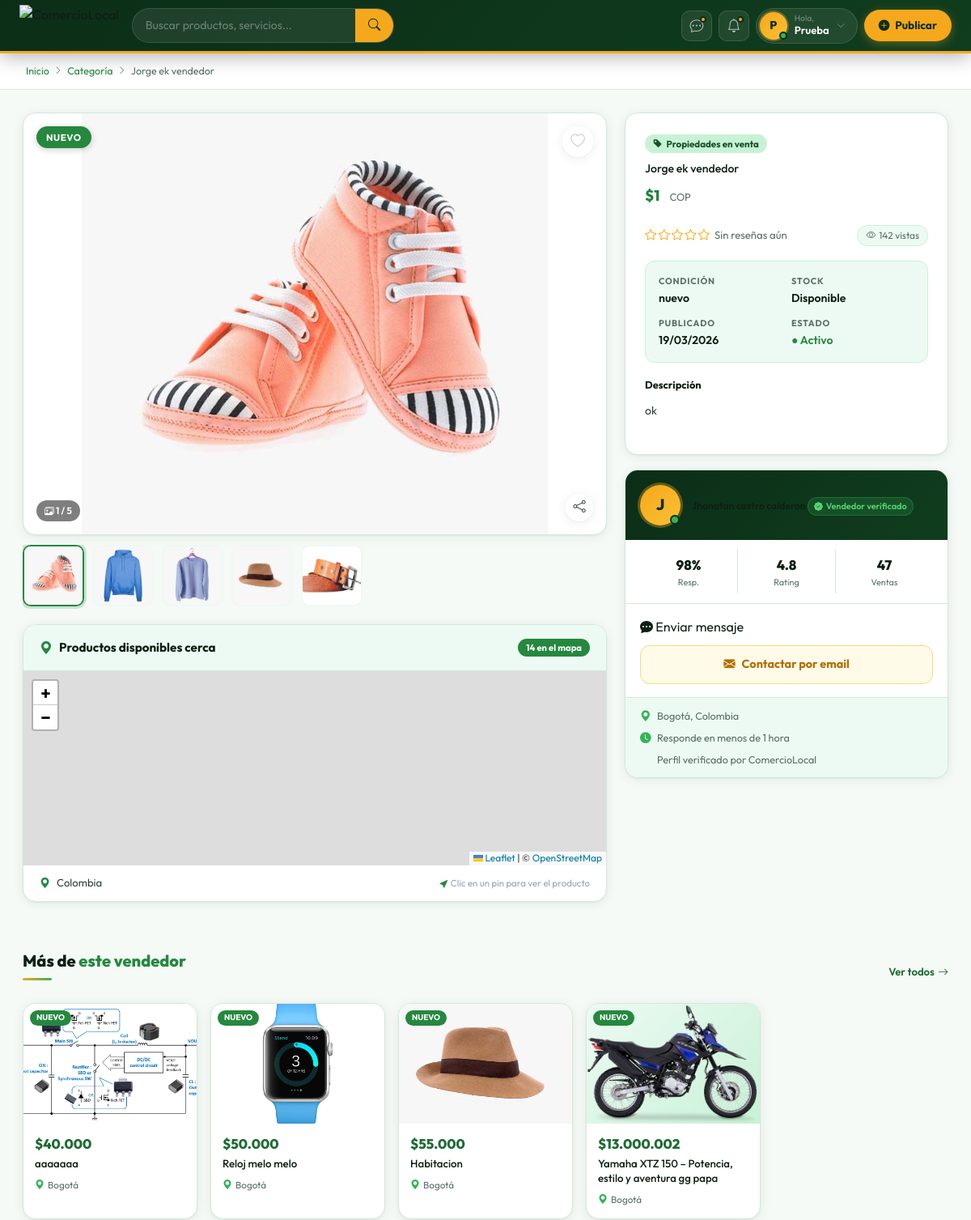
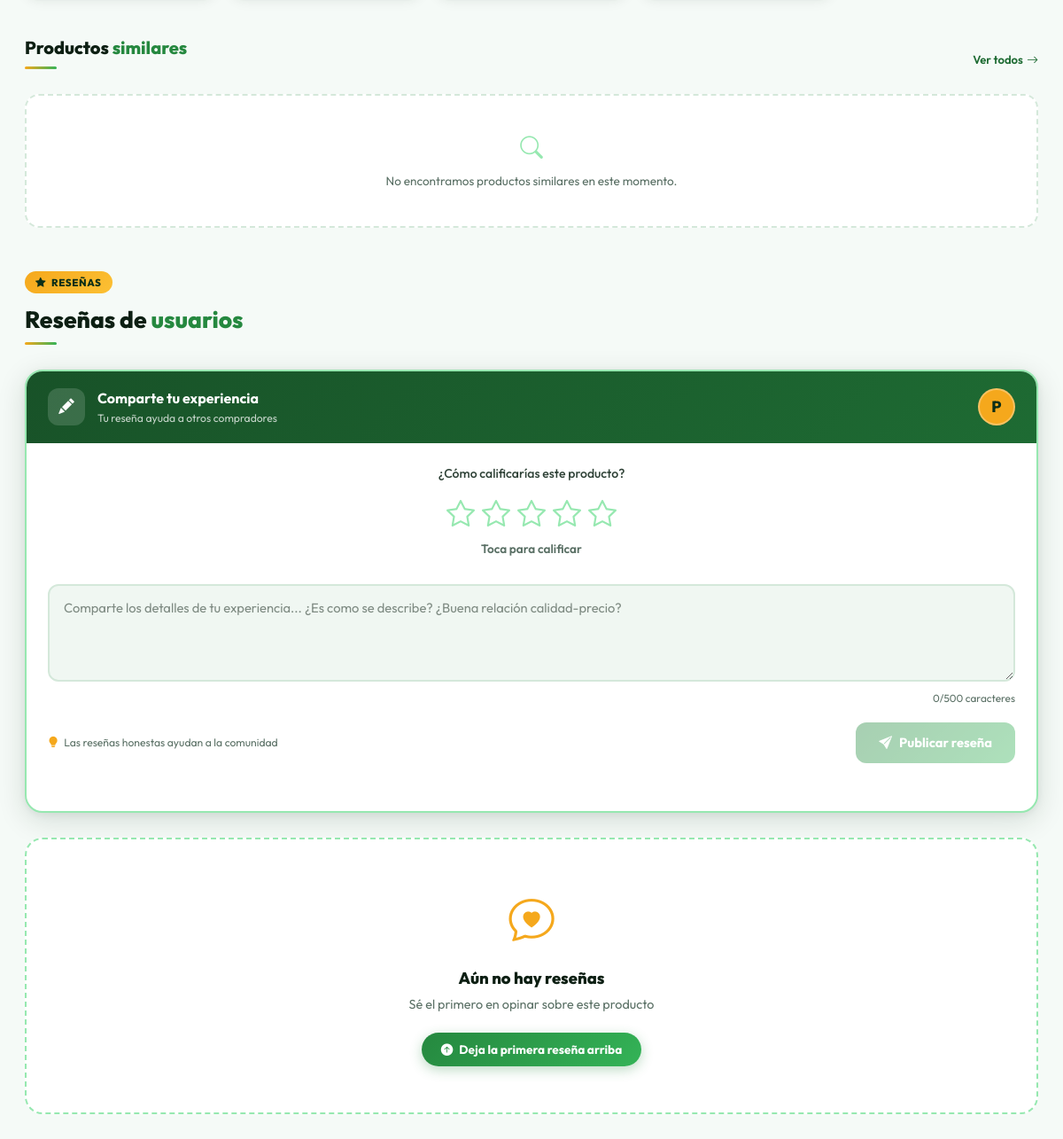
The app's page /src/app/actions/detalleProducto.php?id=6 (signed in) with its own data (2 pictures, top to bottom).
### tables this page shows
CREATE TABLE `products` (
  `id` int NOT NULL AUTO_INCREMENT,
  `title` varchar(150) DEFAULT NULL,
  `price` decimal(10,2) DEFAULT NULL,
  `description` text,
  `category_id` int DEFAULT NULL,
  `status` enum('disponible','vendido') DEFAULT NULL,
  `longitude` decimal(11,7) DEFAULT NULL,
  `latitude` decimal(10,7) DEFAULT NULL,
  `condition_type` enum('nuevo','usado','reacondicionado') NOT NULL,
  `user_id` int DEFAULT NULL,
  `created_at` timestamp NULL DEFAULT CURRENT_TIMESTAMP,
  `admin_status` enum('active','inactive','deleted') NOT NULL DEFAULT 'active',
  `updated_at` timestamp NULL DEFAULT NULL ON UPDATE CURRENT_TIMESTAMP,
  `promo_priority` tinyint unsigned NOT NULL DEFAULT '0' COMMENT '0=normal 1=basic 2=recommended 3=premium',
  PRIMARY KEY (`id`),
  KEY `category_id` (`category_id`),
  KEY `fk_user` (`user_id`),
  KEY `idx_admin_status` (`admin_status`,`status`),
  KEY `idx_created` (`created_at`),
  CONSTRAINT `fk_user` FOREIGN KEY (`user_id`) REFERENCES `users` (`id`) ON DELETE CASCADE,
  CONSTRAINT `products_ibfk_1` FOREIGN KEY (`category_id`) REFERENCES `categories` (`id`)
);

CREATE TABLE `product_images` (
  `id` int NOT NULL AUTO_INCREMENT,
  `product_id` int NOT NULL,
  `image_url` varchar(255) NOT NULL,
  PRIMARY KEY (`id`),
  KEY `product_id` (`product_id`),
  CONSTRAINT `product_images_ibfk_1` FOREIGN KEY (`product_id`) REFERENCES `products` (`id`) ON DELETE CASCADE
);

CREATE TABLE `categories` (
  `id` int NOT NULL AUTO_INCREMENT,
  `name` varchar(100) NOT NULL,
  PRIMARY KEY (`id`)
);

CREATE TABLE `users` (
  `id` int NOT NULL AUTO_INCREMENT,
  `full_name` varchar(100) NOT NULL,
  `email` varchar(100) NOT NULL,
  `password` varchar(255) NOT NULL,
  `created_at` timestamp NULL DEFAULT CURRENT_TIMESTAMP,
  `phone` varchar(20) DEFAULT NULL,
  `city` varchar(100) DEFAULT NULL,
  `address` varchar(200) DEFAULT NULL,
  `bio` text,
  `profile_photo` varchar(255) DEFAULT NULL,
  `status` enum('active','inactive','blocked','suspended') NOT NULL DEFAULT 'active',
  `role` enum('user','seller','admin','super_admin') NOT NULL DEFAULT 'user',
  `updated_at` timestamp NULL DEFAULT CURRENT_TIMESTAMP ON UPDATE CURRENT_TIMESTAMP,
  `deleted_at` timestamp NULL DEFAULT NULL,
  `last_login` timestamp NULL DEFAULT NULL,
  PRIMARY KEY (`id`),
  UNIQUE KEY `email` (`email`)
);

### src/app/actions/detalleProducto.php (the view, shortened to what the rows shown need)
<?php
include_once("../../config/conexion.php");
$id = intval($_GET['id']);
$sql    = "SELECT * FROM products WHERE id = $id";
$result = mysqli_query($conn, $sql);
$product = mysqli_fetch_assoc($result);
$sqlVendedor = "SELECT u.full_name, u.email FROM users u
        JOIN products p ON p.user_id = u.id
        WHERE p.id = $id";
$resultVendedor = mysqli_query($conn, $sqlVendedor);
$seller_info = mysqli_fetch_assoc($resultVendedor);
$img_sql    = "SELECT * FROM product_images WHERE product_id = '$id' ORDER BY id ASC";
$img_result = mysqli_query($conn, $img_sql);
$images = [];
if ($img_result && mysqli_num_rows($img_result) > 0) {
  while ($img = mysqli_fetch_assoc($img_result)) {
    $images[] = $img;
  }
}
$condition_type  = $product['condition_type'];
$badge_class     = strtolower($condition_type) === 'nuevo' ? 'badge-new' : 'badge-used';
$price_formatted = number_format($product['price'], 0, ',', '.');
$main_image      = '../productos/uploads/' . ($images[0]['image_url'] ?? 'default.png');
$select_category_sql = "SELECT name FROM categories WHERE id = " . ($product['category_id'] ?? 0);
$category_result = mysqli_query($conn, $select_category_sql);
$category_name    = mysqli_fetch_assoc($category_result)['name'] ?? 'Sin categoría';
$seller_initial = strtoupper(mb_substr($seller_info['full_name'], 0, 1));
$user_id_product = $product['user_id'] ?? 0;
$more_sql = "SELECT p.*, (SELECT image_url FROM product_images WHERE product_id = p.id LIMIT 1) as thumb
             FROM products p
             WHERE p.user_id = '$user_id_product' AND p.id != $id AND p.status = 1
             LIMIT 4";
$more_result = mysqli_query($conn, $more_sql);
?>
<!DOCTYPE html>
<html lang="es">
<head>
  <link rel="stylesheet" href="https://cdn.jsdelivr.net/npm/bootstrap-icons@1.11.3/font/bootstrap-icons.css">
  <link rel="stylesheet" href="https://unpkg.com/leaflet/dist/leaflet.css" />
  <link rel="stylesheet" href="https://unpkg.com/leaflet.markercluster/dist/MarkerCluster.css" />
  <link rel="stylesheet" href="https://unpkg.com/leaflet.markercluster/dist/MarkerCluster.Default.css" />
  <link rel="stylesheet" href="../../style/detalleProducto.css">
  <link rel="stylesheet" href="../../output.css">
<body>
  <?php $basePath = '../../'; include __DIR__ . '/../../components/header.php'; ?>
  <div class="breadcrumb-bar">
    <div class="breadcrumb">
      <a href="../inde.php">Inicio</a>
      <i class="bi bi-chevron-right"></i>
      <a href="#"><?php echo htmlspecialchars($product['category'] ?? 'Categoría'); ?></a>
      <i class="bi bi-chevron-right"></i>
      <span><?php echo mb_strimwidth(htmlspecialchars($product['title']), 0, 40, '...'); ?></span>
    </div>
  </div>
  <div class="page">
    <div class="product-main">
      <div class="gallery-col">
        <div class="gallery-main-wrap">
          <?php if (!empty($images)): ?>
            <img id="mainImage"
              src="<?php echo htmlspecialchars($main_image); ?>"
              alt="<?php echo htmlspecialchars($product['title']); ?>"
              class="gallery-main-img">
          <?php else: ?>
            <div class="gallery-main-placeholder">📦</div>
          <?php endif; ?>
          <div class="gallery-badge <?php echo $badge_class; ?>">
            <?php echo ucfirst($condition_type); ?>
          </div>
          <button class="gallery-fav" id="favBtn"><i class="bi bi-heart"></i></button>
          <button class="gallery-share"><i class="bi bi-share"></i></button>
          <?php if (!empty($images)): ?>
            <div class="gallery-count">
              <i class="bi bi-images"></i>
              <span id="imgCounter">1</span> / <?php echo count($images); ?>
            </div>
          <?php endif; ?>
        </div>
        <?php if (count($images) > 1): ?>
          <div class="thumbnails">
            <?php foreach ($images as $idx => $img): ?>
              <div class="thumb-item <?php echo $idx === 0 ? 'active' : ''; ?>"
                onclick="changeMainImage(this, <?php echo $idx + 1; ?>)">
                <img src="../productos/uploads/<?php echo htmlspecialchars($img['image_url']); ?>"
                  alt="Imagen <?php echo $idx + 1; ?>">
              </div>
            <?php endforeach; ?>
          </div>
        <?php endif; ?>
      </div>
      <div class="details-col">
        <div class="product-card-wrap">
          <div class="product-category-tag">
            <i class="bi bi-tag-fill"></i>
            <?php echo htmlspecialchars($category_name); ?>
          </div>
          <h1 class="product-title"><?php echo htmlspecialchars($product['title']); ?></h1>
          <div class="product-price-row">
            <div class="product-price">$<?php echo $price_formatted; ?></div>
            <span class="price-note">COP</span>
          </div>
          <div class="product-rating">
            <div class="stars">
            </div>
            <span class="rating-text">
            </span>
            <div class="views-badge"><i class="bi bi-eye"></i> 142 vistas</div>
          </div>
          <div class="info-grid">
            <div class="info-item">
              <div class="info-label">Condición</div>
              <div class="info-value"><?php echo htmlspecialchars($condition_type); ?></div>
            </div>
            <div class="info-item">
            </div>
            <div class="info-item">
              <div class="info-label">Publicado</div>
              <div class="info-value"><?php echo date('d/m/Y', strtotime($product['created_at'] ?? 'now')); ?></div>
            </div>
            <div class="info-item">
            </div>
          </div>
          <?php if (!empty($product['description'])): ?>
            <div class="product-description-block">
              <div class="section-label-sm">Descripción</div>
              <p class="product-description" id="prodDesc">
                <?php echo nl2br(htmlspecialchars($product['description'])); ?>
              </p>
            </div>
          <?php endif; ?>
        </div>
        <div class="seller-card">
          <div class="seller-card-header">
            <div class="seller-av-wrap">
              <div class="seller-av"><?php echo $seller_initial; ?></div>
              <div class="seller-online"></div>
            </div>
          </div>
        </div>
      </div>
    </div>
    <div class="related-section">
      <?php
      if ($more_result && mysqli_num_rows($more_result) > 0): ?>
        <div class="related-grid">
          <?php while ($rel = mysqli_fetch_assoc($more_result)): ?>
            <a href="?id=<?php echo $rel['id']; ?>" class="rel-card">
              <div class="rel-img">
                <?php if (!empty($rel['thumb'])): ?>
                  <img src="../productos/uploads/<?php echo htmlspecialchars($rel['thumb']); ?>" alt="">
                <?php else: ?>
                  <i class="bi bi-box-seam"></i>
                <?php endif; ?>
                <div class="rel-cond <?php echo strtolower($rel['condition_type'] ?? 'usado') === 'nuevo' ? 'badge-new' : 'badge-used'; ?>">
                  <?php echo ucfirst($rel['condition_type'] ?? 'Usado'); ?>
                </div>
              </div>
              <div class="rel-body">
                <div class="rel-price">$<?php echo number_format($rel['price'], 0, ',', '.'); ?></div>
                <div class="rel-title"><?php echo htmlspecialchars($rel['title']); ?></div>
                <div class="rel-loc"><i class="bi bi-geo-alt-fill"></i><?php echo htmlspecialchars($rel['location'] ?? 'Bogotá'); ?></div>
              </div>
            </a>
          <?php endwhile; ?>
        </div>
      <?php endif; ?>
    </div>
    <div class="reviews-section" id="reviewsSection">
      <div class="reviews-header">
        <div class="reviews-header-left">
          <h2 class="reviews-main-title">Reseñas de <span>usuarios</span></h2>
        </div>
      </div>
    </div>
  </div>
</body>
</html>

### records on screen
products: title "Jorge ek vendedor", condition_type "NUEVO", price "1", condition_type "nuevo", created_at "19/03/2026", description "ok"
product_images: image_url (picture)
product_images: image_url (picture)
product_images: image_url (picture)
product_images: image_url (picture)
product_images: image_url (picture)
categories: name "Propiedades en venta"
users: full_name "J"
products: shows a picture, condition_type "NUEVO", price "40.000", title "aaaaaaa", location "Bogotá"
products: shows a picture, condition_type "NUEVO", price "50.000", title "Reloj melo melo", location "Bogotá"
products: shows a picture, condition_type "NUEVO", price "55.000", title "Habitacion", location "Bogotá"
products: shows a picture, condition_type "NUEVO", price "13.000.002", title "Yamaha XTZ 150 – Potencia, estilo y aventura gg papa", location "Bogotá"

### other values on screen
$userInitial "P"
$userName "Prueba"
$product['category'] "Categoría"
count($images) "5"
count($mapProducts) "14"
$product['location'] "Colombia"
$product['stock'] "Disponible"
$product['location'] "Bogotá, Colombia"
